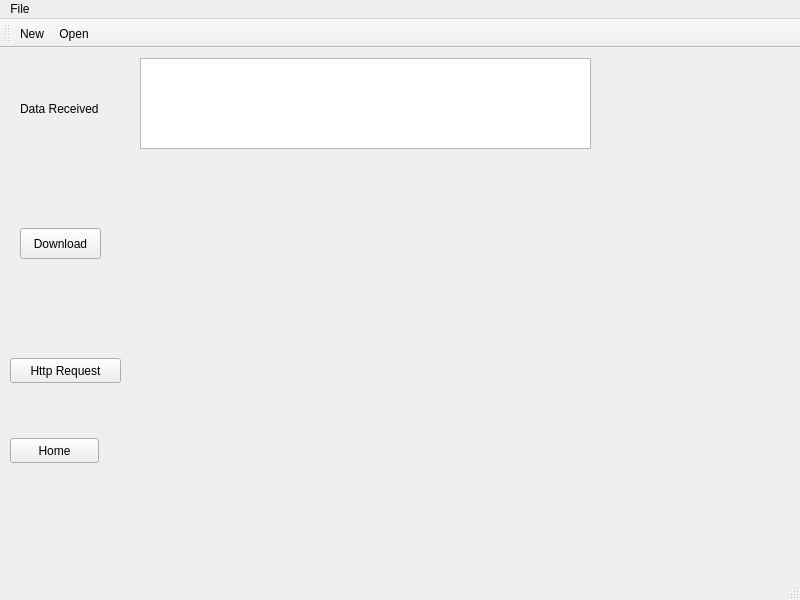
<?xml version="1.0" encoding="UTF-8"?>
<ui version="4.0">
 <class>MainWindow</class>
 <widget class="QMainWindow" name="MainWindow">
  <property name="geometry">
   <rect>
    <x>0</x>
    <y>0</y>
    <width>800</width>
    <height>600</height>
   </rect>
  </property>
  <property name="sizePolicy">
   <sizepolicy hsizetype="Preferred" vsizetype="Preferred">
    <horstretch>0</horstretch>
    <verstretch>0</verstretch>
   </sizepolicy>
  </property>
  <property name="windowTitle">
   <string>Test Apps</string>
  </property>
  <widget class="QWidget" name="centralWidget">
   <widget class="QLabel" name="label">
    <property name="geometry">
     <rect>
      <x>20</x>
      <y>40</y>
      <width>111</width>
      <height>41</height>
     </rect>
    </property>
    <property name="text">
     <string>Data Received</string>
    </property>
   </widget>
   <widget class="QTextEdit" name="textEdit">
    <property name="geometry">
     <rect>
      <x>140</x>
      <y>10</y>
      <width>451</width>
      <height>91</height>
     </rect>
    </property>
   </widget>
   <widget class="QPushButton" name="pushButton">
    <property name="geometry">
     <rect>
      <x>20</x>
      <y>180</y>
      <width>81</width>
      <height>31</height>
     </rect>
    </property>
    <property name="whatsThis">
     <string/>
    </property>
    <property name="text">
     <string>Download</string>
    </property>
   </widget>
   <widget class="QLabel" name="label_2">
    <property name="geometry">
     <rect>
      <x>140</x>
      <y>110</y>
      <width>441</width>
      <height>161</height>
     </rect>
    </property>
    <property name="text">
     <string>&lt;html&gt;&lt;head/&gt;&lt;body&gt;&lt;p&gt;&lt;br/&gt;&lt;/p&gt;&lt;/body&gt;&lt;/html&gt;</string>
    </property>
   </widget>
   <widget class="QPushButton" name="pushButton_2">
    <property name="geometry">
     <rect>
      <x>10</x>
      <y>310</y>
      <width>111</width>
      <height>25</height>
     </rect>
    </property>
    <property name="text">
     <string>Http Request</string>
    </property>
   </widget>
   <widget class="QLabel" name="label_3">
    <property name="geometry">
     <rect>
      <x>140</x>
      <y>310</y>
      <width>441</width>
      <height>21</height>
     </rect>
    </property>
    <property name="text">
     <string/>
    </property>
   </widget>
   <widget class="QPushButton" name="PushButtonHome">
    <property name="geometry">
     <rect>
      <x>10</x>
      <y>390</y>
      <width>89</width>
      <height>25</height>
     </rect>
    </property>
    <property name="text">
     <string>Home</string>
    </property>
   </widget>
   <widget class="QLabel" name="label_4">
    <property name="geometry">
     <rect>
      <x>150</x>
      <y>360</y>
      <width>331</width>
      <height>81</height>
     </rect>
    </property>
    <property name="text">
     <string/>
    </property>
   </widget>
  </widget>
  <widget class="QStatusBar" name="statusBar"/>
  <widget class="QMenuBar" name="menuBar">
   <property name="geometry">
    <rect>
     <x>0</x>
     <y>0</y>
     <width>800</width>
     <height>22</height>
    </rect>
   </property>
   <widget class="QMenu" name="menuFile">
    <property name="title">
     <string>File</string>
    </property>
    <addaction name="actionNew"/>
    <addaction name="actionOpen"/>
    <addaction name="actionReboot"/>
    <addaction name="separator"/>
   </widget>
   <addaction name="menuFile"/>
  </widget>
  <widget class="QToolBar" name="toolBar">
   <property name="windowTitle">
    <string>toolBar</string>
   </property>
   <attribute name="toolBarArea">
    <enum>TopToolBarArea</enum>
   </attribute>
   <attribute name="toolBarBreak">
    <bool>false</bool>
   </attribute>
   <addaction name="actionNew"/>
   <addaction name="actionOpen"/>
  </widget>
  <action name="actionNew">
   <property name="icon">
    <iconset resource="resource.qrc">
     <normaloff>:/file.png</normaloff>:/file.png</iconset>
   </property>
   <property name="text">
    <string>New</string>
   </property>
  </action>
  <action name="actionOpen">
   <property name="icon">
    <iconset resource="resource.qrc">
     <normaloff>:/open.png</normaloff>:/open.png</iconset>
   </property>
   <property name="text">
    <string>Open</string>
   </property>
  </action>
  <action name="actionReboot">
   <property name="icon">
    <iconset resource="resource.qrc">
     <normaloff>:/reboot.png</normaloff>:/reboot.png</iconset>
   </property>
   <property name="text">
    <string>Reboot</string>
   </property>
  </action>
 </widget>
 <layoutdefault spacing="6" margin="11"/>
 <resources>
  <include location="resource.qrc"/>
 </resources>
 <connections/>
</ui>
